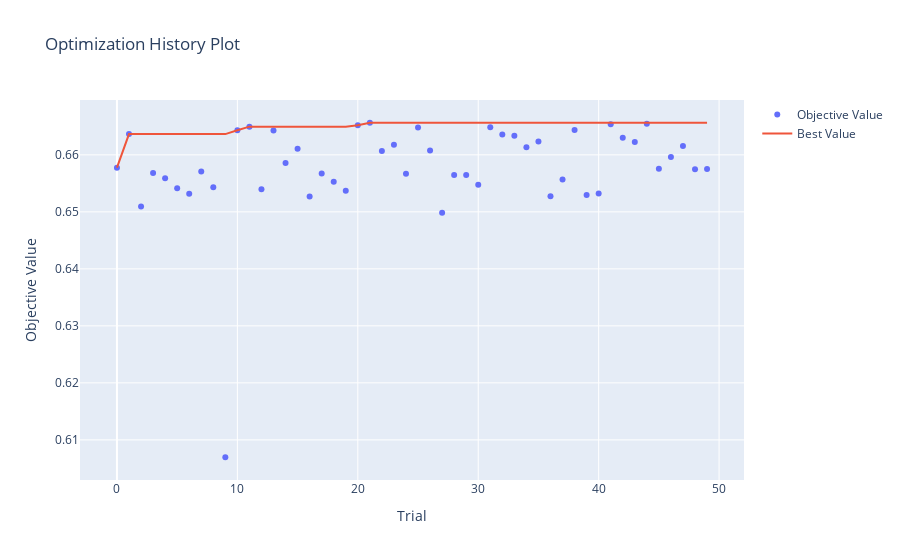

Notebook code for this chart:
### Code cell
# 실험 기록 시각화
optuna.visualization.plot_optimization_history(study)
